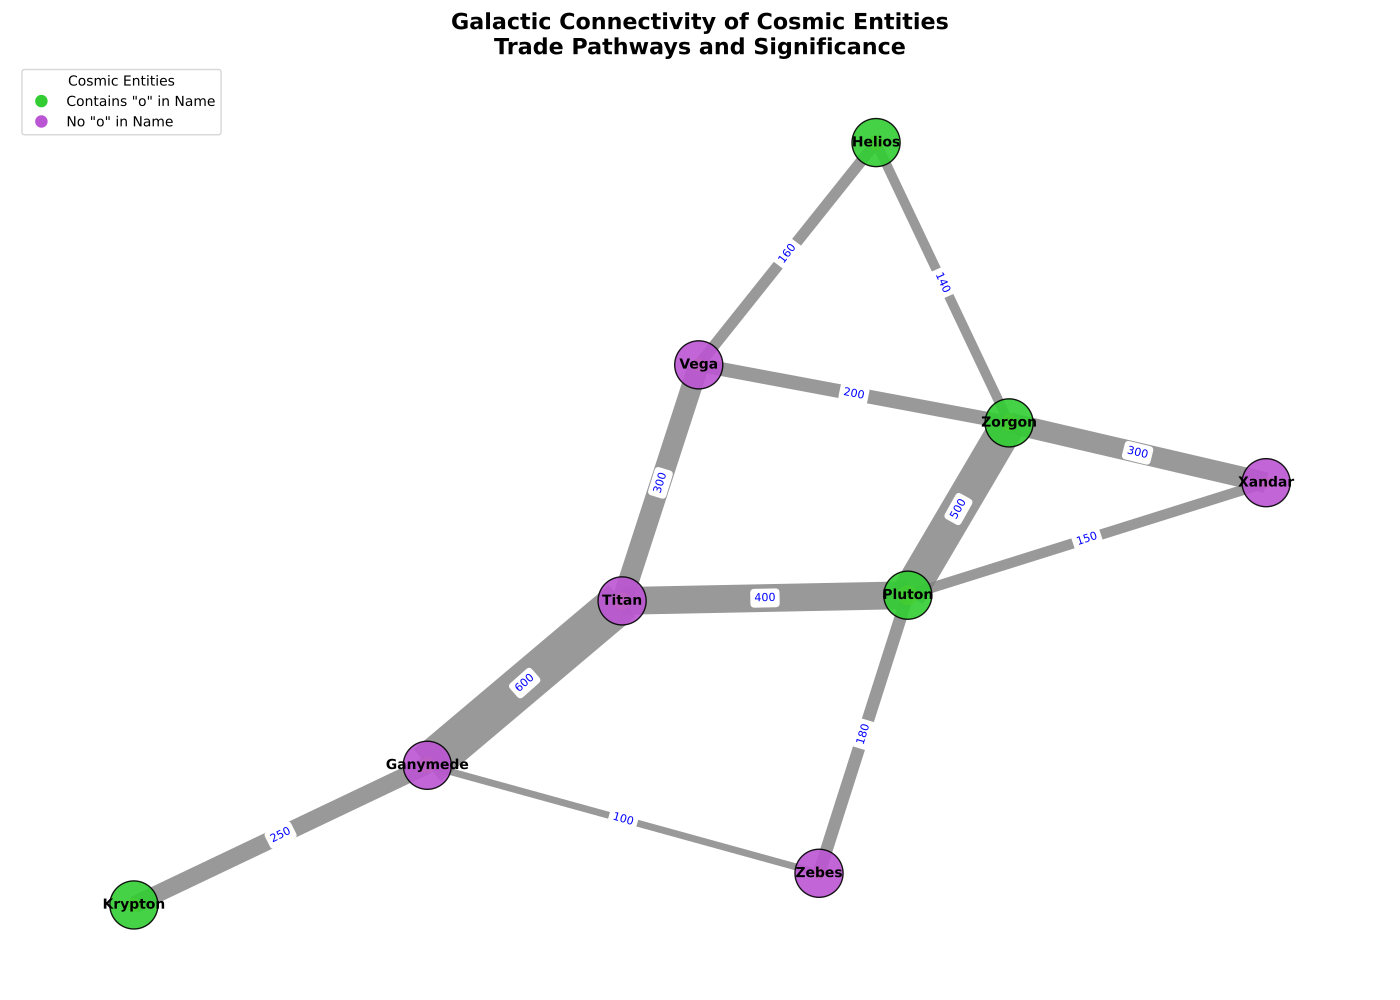

This figure's Python source:
import matplotlib.pyplot as plt
import networkx as nx
import numpy as np

nodes = {
    'Zorgon': (1, 3), 
    'Xandar': (0, 1), 
    'Pluton': (2, 4), 
    'Vega': (1, 0), 
    'Titan': (3, 1), 
    'Ganymede': (4, 3), 
    'Zebes': (5, 1), 
    'Krypton': (3, 4), 
    'Helios': (0, 3)
}

edges = [
    ('Zorgon', 'Xandar', 300), 
    ('Zorgon', 'Pluton', 500), 
    ('Zorgon', 'Vega', 200), 
    ('Xandar', 'Pluton', 150), 
    ('Pluton', 'Titan', 400),
    ('Titan', 'Ganymede', 600), 
    ('Ganymede', 'Zebes', 100),
    ('Krypton', 'Ganymede', 250), 
    ('Zebes', 'Pluton', 180), 
    ('Vega', 'Titan', 300),
    ('Helios', 'Vega', 160), 
    ('Helios', 'Zorgon', 140)
]

G = nx.Graph()
G.add_nodes_from(nodes.keys())
G.add_weighted_edges_from(edges)

pos = nx.spring_layout(G, seed=42)

plt.figure(figsize=(14, 10))

node_color_map = ['limegreen' if 'o' in planet.lower() else 'mediumorchid' for planet in G.nodes]
nx.draw_networkx_nodes(G, pos, node_size=1200, node_color=node_color_map, alpha=0.9, edgecolors='black')

edge_width = [0.05 * G[u][v]['weight'] for u, v in G.edges]
nx.draw_networkx_edges(G, pos, width=edge_width, edge_color='gray', alpha=0.8)

nx.draw_networkx_labels(G, pos, font_size=10, font_family="sans-serif", font_weight='bold')

edge_labels = nx.get_edge_attributes(G, 'weight')
nx.draw_networkx_edge_labels(G, pos, edge_labels=edge_labels, font_size=8, font_color='blue')

legend_elements = [
    plt.Line2D([0], [0], marker='o', color='w', markerfacecolor='limegreen', markersize=10, label='Contains "o" in Name'),
    plt.Line2D([0], [0], marker='o', color='w', markerfacecolor='mediumorchid', markersize=10, label='No "o" in Name')
]
plt.legend(handles=legend_elements, title='Cosmic Entities', loc='upper left')

economic_significance = [120, 50, 180, 70, 130, 110, 60, 90, 100]
scatter_x = np.array([pos[node][0] for node in G.nodes])
scatter_y = np.array([pos[node][1] for node in G.nodes])
plt.scatter(scatter_x, scatter_y, s=economic_significance, c='gold', alpha=0.6, label='Significance Rating')

plt.title("Galactic Connectivity of Cosmic Entities\nTrade Pathways and Significance", fontsize=16, fontweight='bold')
plt.axis('off')
plt.tight_layout()

plt.show()
